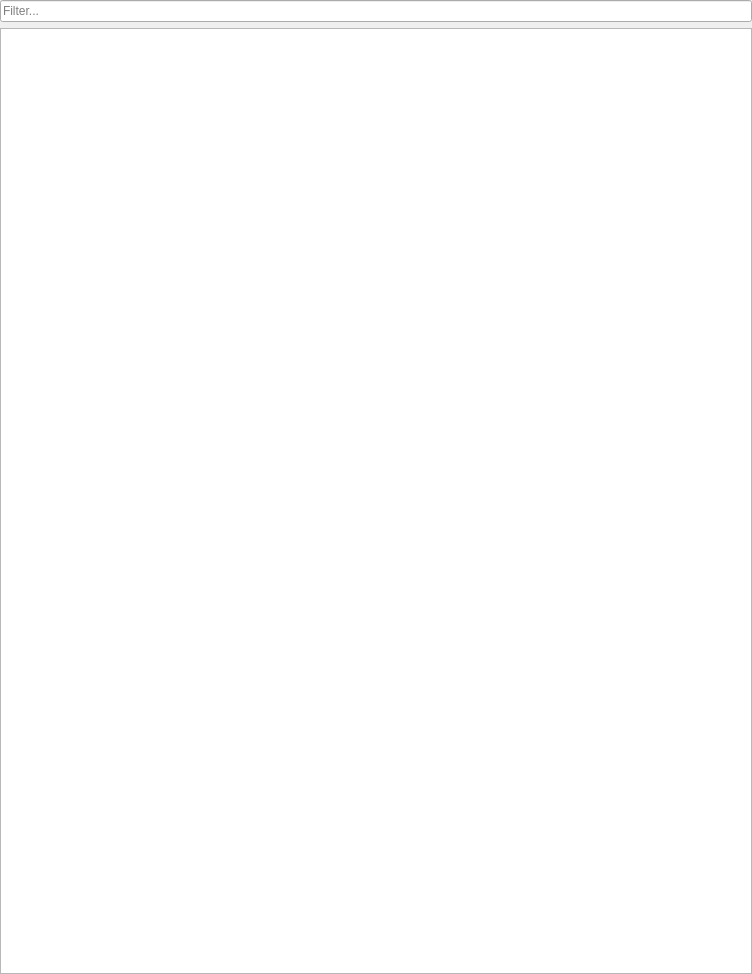
<?xml version="1.0" encoding="UTF-8"?>
<ui version="4.0">
 <class>QmitkViewNavigatorWidgetControls</class>
 <widget class="QWidget" name="QmitkViewNavigatorWidgetControls">
  <property name="geometry">
   <rect>
    <x>0</x>
    <y>0</y>
    <width>752</width>
    <height>974</height>
   </rect>
  </property>
  <property name="minimumSize">
   <size>
    <width>0</width>
    <height>0</height>
   </size>
  </property>
  <property name="windowTitle">
   <string>QmitkTemplate</string>
  </property>
  <layout class="QVBoxLayout" name="verticalLayout">
   <property name="leftMargin">
    <number>0</number>
   </property>
   <property name="topMargin">
    <number>0</number>
   </property>
   <property name="rightMargin">
    <number>0</number>
   </property>
   <property name="bottomMargin">
    <number>0</number>
   </property>
   <item>
    <widget class="ctkSearchBox" name="lineEdit">
     <property name="placeholderText">
      <string>Filter...</string>
     </property>
    </widget>
   </item>
   <item>
    <widget class="QTreeView" name="m_PluginTreeView">
     <property name="rootIsDecorated">
      <bool>true</bool>
     </property>
     <attribute name="headerVisible">
      <bool>false</bool>
     </attribute>
    </widget>
   </item>
  </layout>
 </widget>
 <layoutdefault spacing="6" margin="11"/>
 <customwidgets>
  <customwidget>
   <class>ctkSearchBox</class>
   <extends>QLineEdit</extends>
   <header>ctkSearchBox.h</header>
  </customwidget>
 </customwidgets>
 <resources/>
 <connections/>
</ui>
